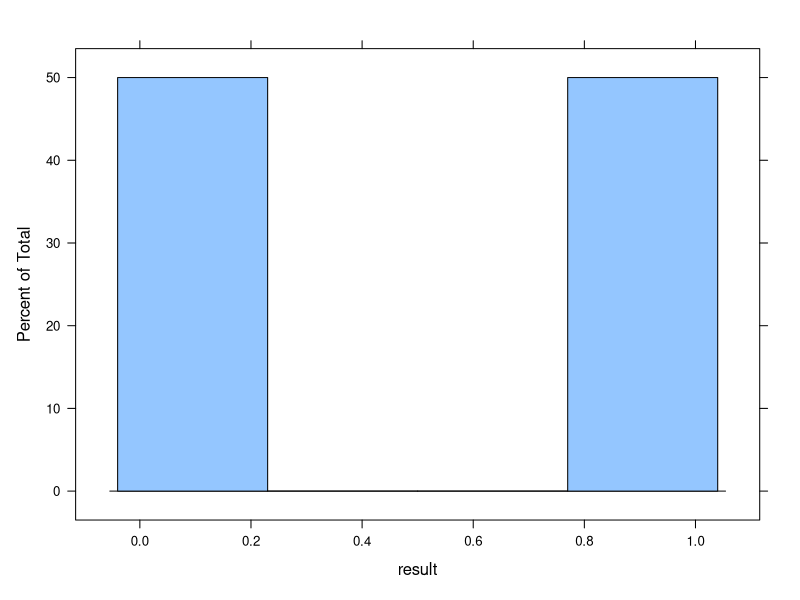
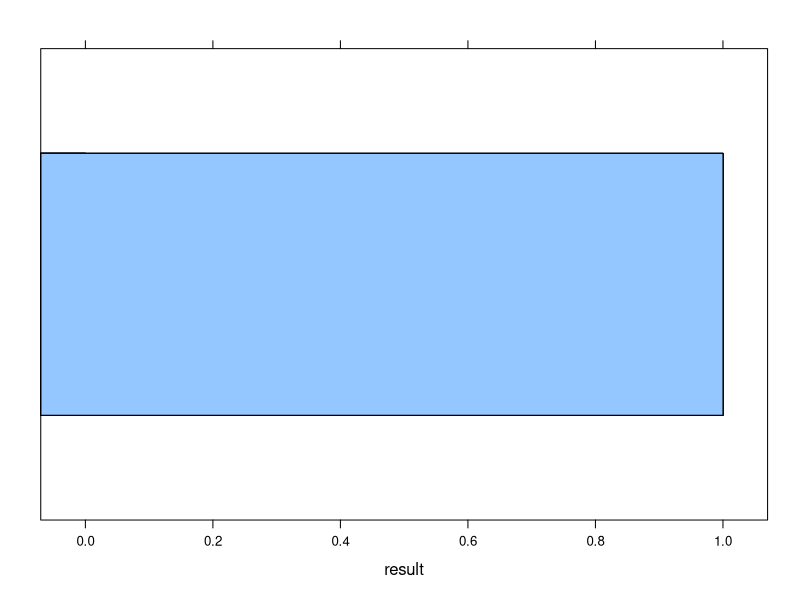
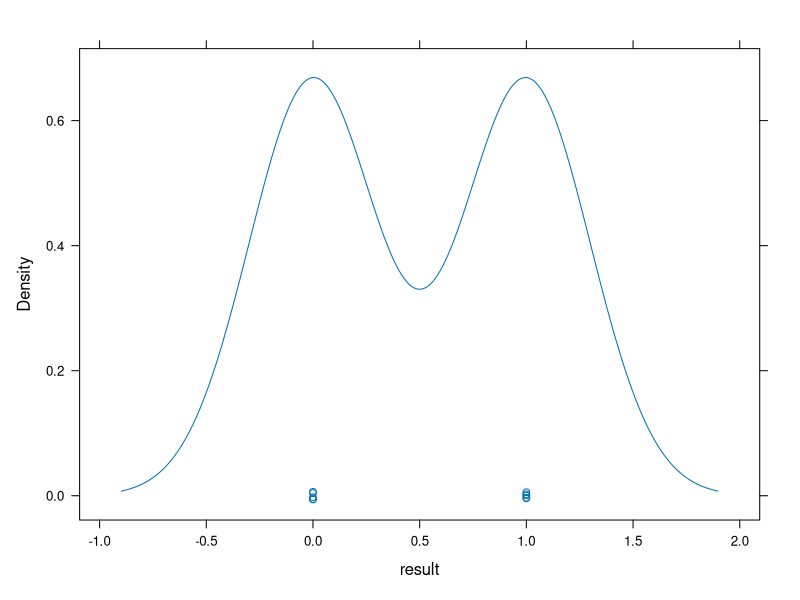
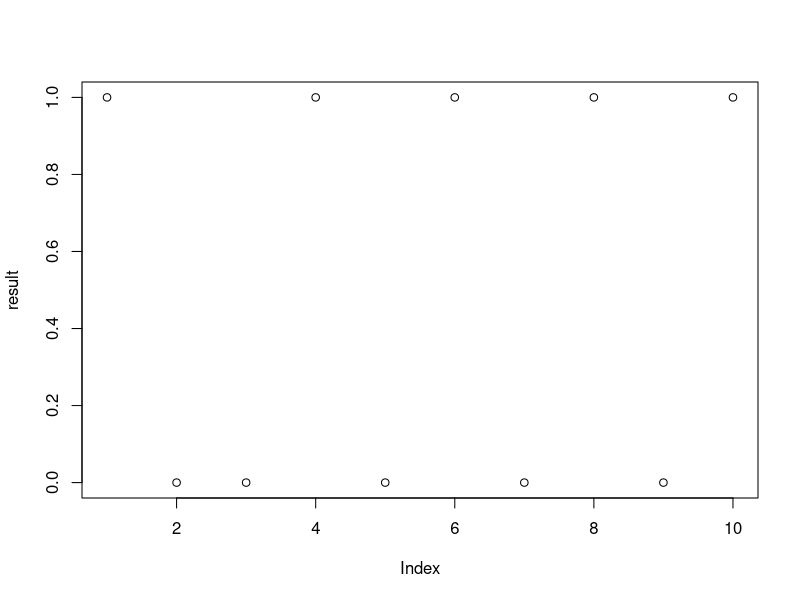
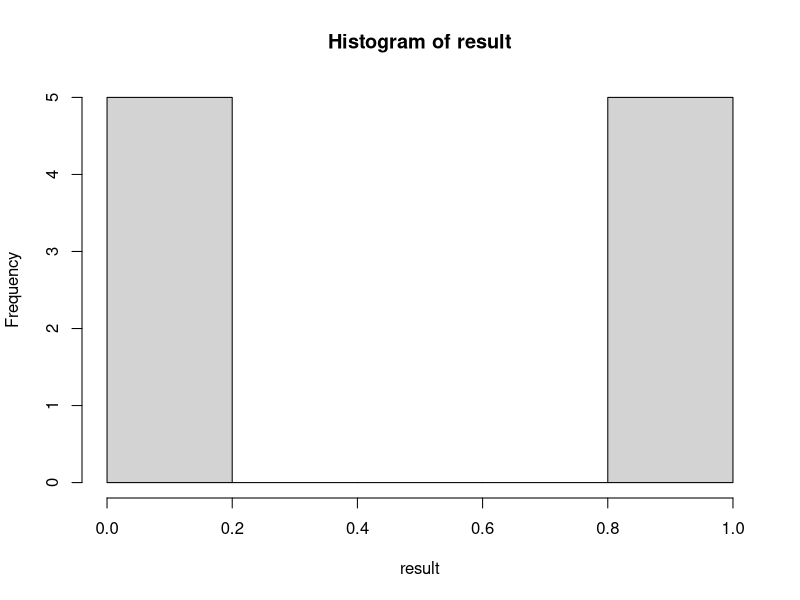
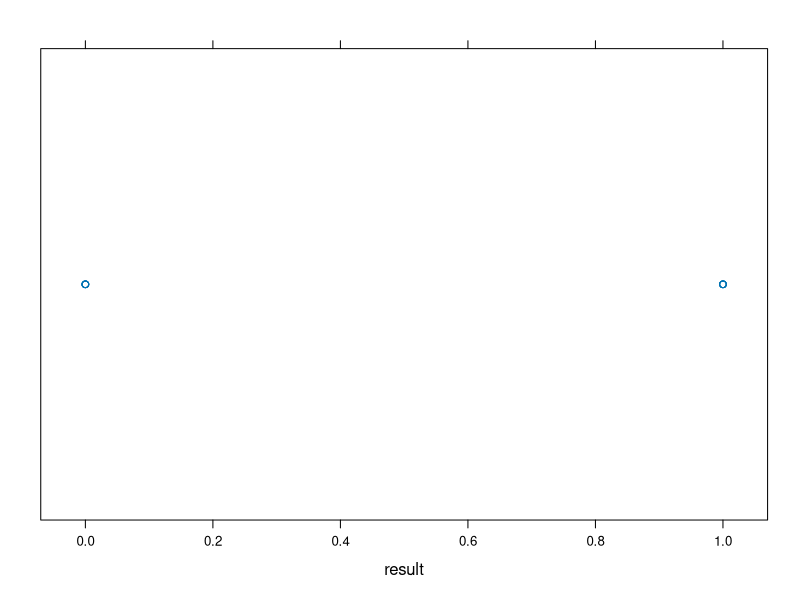
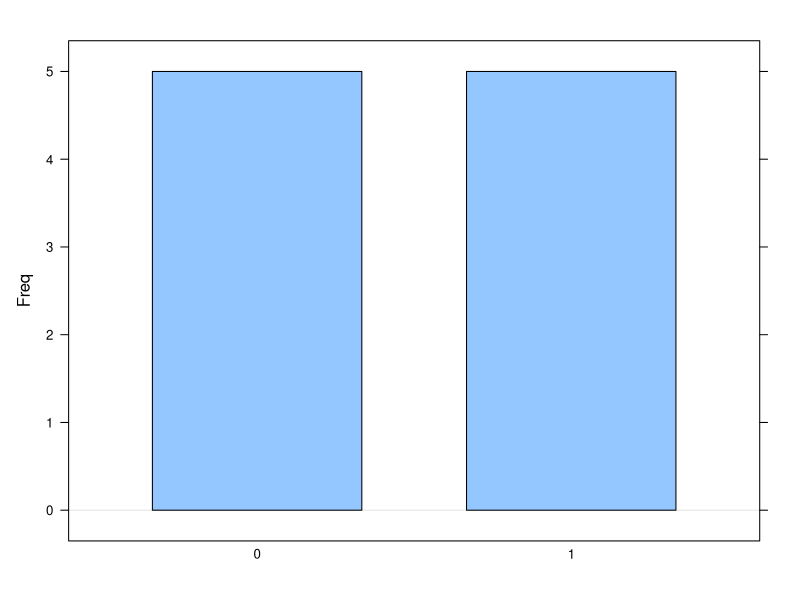
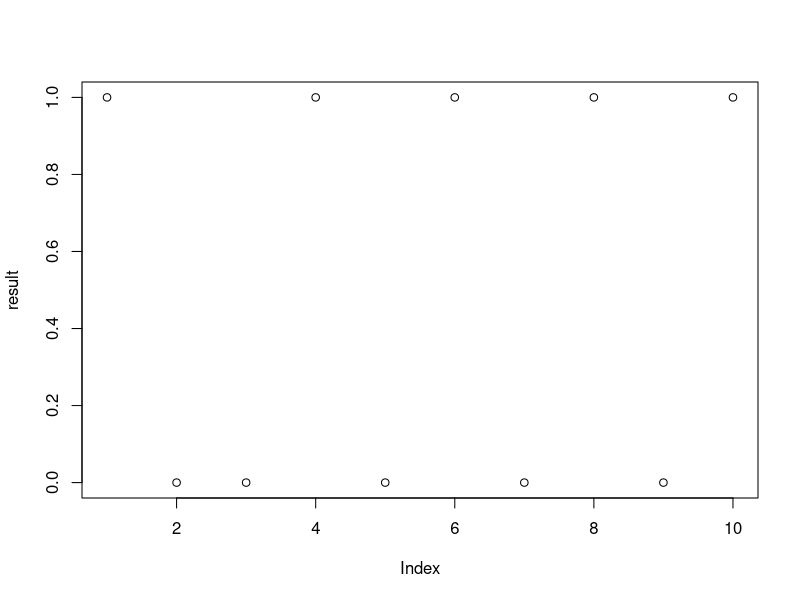

Write the R code that produced these figures, in order.
#load lattice

library(lattice)



#check the sample
coin <- c(0,1)
result <- sample(coin,10, replace = TRUE)
result
histogram(result)

barchart(result)
densityplot(result)
plot(result)
hist(result)
stripplot(result)
barchart(table(result), horizontal = FALSE)
summary(result)
plot(result)
